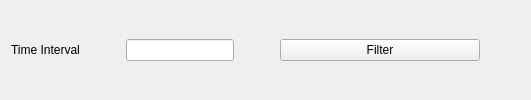
        <widget class="QWidget" name="tab_2">
         <attribute name="title">
          <string>Filter By Time</string>
         </attribute>
         <layout class="QGridLayout" name="gridLayout_3">
          <item row="0" column="0">
           <layout class="QHBoxLayout" name="horizontalLayout_15">
            <item>
             <widget class="QLabel" name="label_6">
              <property name="maximumSize">
               <size>
                <width>160</width>
                <height>16777215</height>
               </size>
              </property>
              <property name="text">
               <string>Time Interval</string>
              </property>
             </widget>
            </item>
            <item>
             <spacer name="horizontalSpacer_2">
              <property name="orientation">
               <enum>Qt::Horizontal</enum>
              </property>
              <property name="sizeType">
               <enum>QSizePolicy::Preferred</enum>
              </property>
              <property name="sizeHint" stdset="0">
               <size>
                <width>40</width>
                <height>20</height>
               </size>
              </property>
             </spacer>
            </item>
            <item>
             <widget class="QLineEdit" name="lineEdit_timeInterval">
              <property name="maximumSize">
               <size>
                <width>200</width>
                <height>16777215</height>
               </size>
              </property>
             </widget>
            </item>
            <item>
             <spacer name="horizontalSpacer">
              <property name="orientation">
               <enum>Qt::Horizontal</enum>
              </property>
              <property name="sizeHint" stdset="0">
               <size>
                <width>40</width>
                <height>20</height>
               </size>
              </property>
             </spacer>
            </item>
            <item>
             <widget class="QPushButton" name="pushButton_filterTime">
              <property name="minimumSize">
               <size>
                <width>200</width>
                <height>0</height>
               </size>
              </property>
              <property name="text">
               <string>Filter</string>
              </property>
             </widget>
            </item>
            <item>
             <spacer name="horizontalSpacer_19">
              <property name="orientation">
               <enum>Qt::Horizontal</enum>
              </property>
              <property name="sizeType">
               <enum>QSizePolicy::Preferred</enum>
              </property>
              <property name="sizeHint" stdset="0">
               <size>
                <width>40</width>
                <height>20</height>
               </size>
              </property>
             </spacer>
            </item>
           </layout>
          </item>
         </layout>
        </widget>
